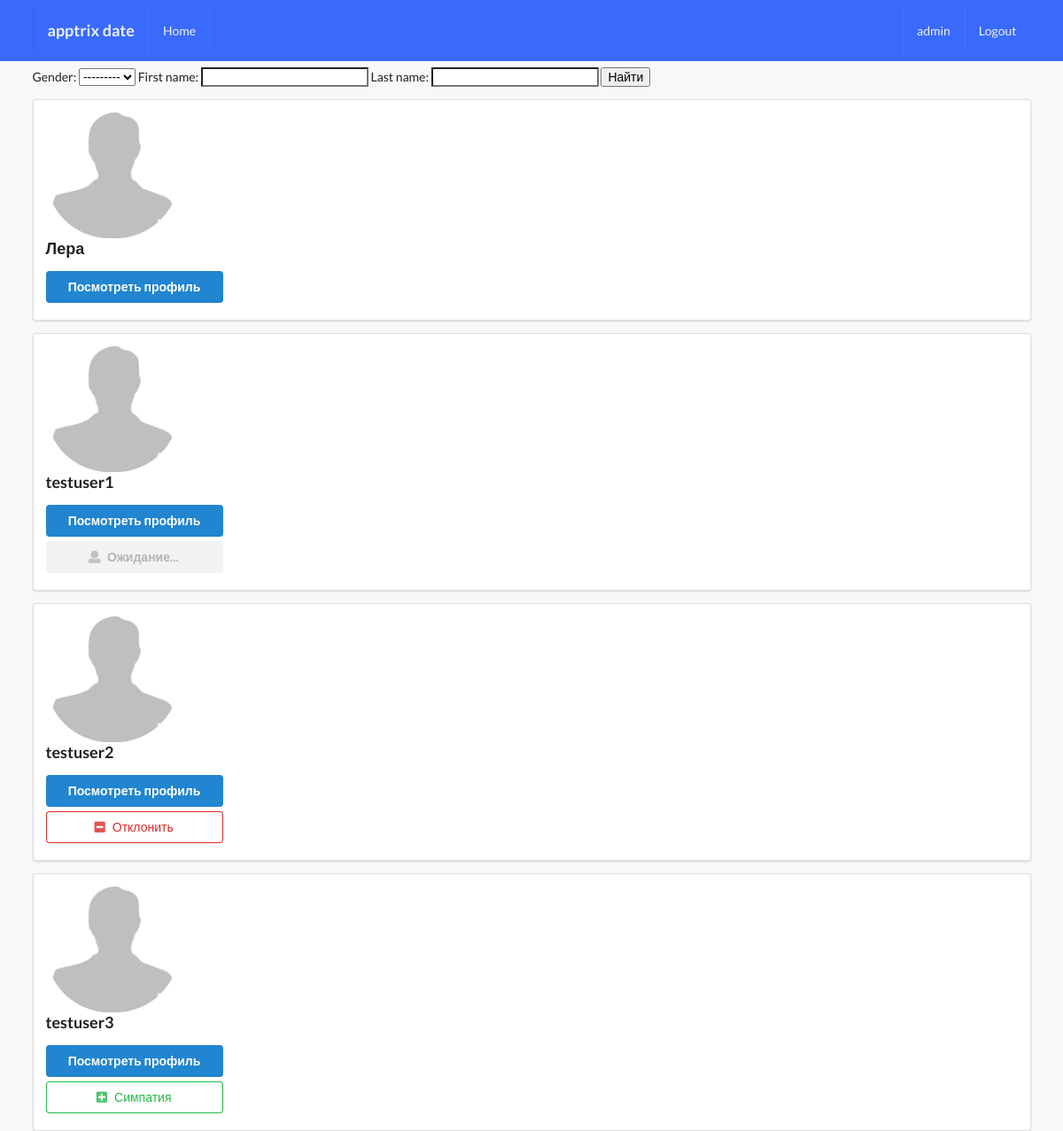
The app's page /profiles/all_profiles/ (signed in) with its own data.
### profiles/models.py (models this page shows, shortened)
class Profile(models.Model):
    GENDER_CHOICES = (
        ('М', 'муж'),
        ('Ж', 'жен'),
    )
    first_name = models.CharField(max_length=200, blank=True)
    last_name = models.CharField(max_length=200, blank=True)
    gender = models.CharField(max_length=1, choices=GENDER_CHOICES)
    user = models.OneToOneField(User, on_delete=models.CASCADE)
    avatar = models.ImageField(default='avatar.png', upload_to='avatars/')
    email = models.EmailField(max_length=200, blank=True)
    match = models.ManyToManyField(User, blank=True, related_name='match')
    objects = ProfileManager()

### profiles/views.py (the view)
# urls.py: path('all_profiles/', ProfileListView.as_view(), name='all-profiles-view'),
class ProfileListView(ListView):
    model = Profile
    template_name = 'profiles/profile_list.html'
    context_object_name = 'qs'
    queryset = Profile.objects.all()
    def get_queryset(self):
        qs = Profile.objects.get_all_profiles(self.request.user)
        return qs
    def get_context_data(self, **kwargs):
        context = super().get_context_data(**kwargs)
        user = User.objects.get(username__iexact=self.request.user) # iexact возвращает юзернейм без учета регистра знаков
        profile = Profile.objects.get(user=user) # получаем профиль юзера
        rel_r = Relationship.objects.filter(sender=profile) # список отправленных запросов на добавление в друзья
        rel_s = Relationship.objects.filter(receiver=profile) # список принятых запросов на добавление в друзья
        rel_receiver = []
        rel_sender = [] # пустые списки для добавления в них отправленных и принятых запросов в друзья
        for item in rel_r:
            rel_receiver.append(item.receiver.user)
        for item in rel_s:
            rel_sender.append(item.sender.user)
        context['rel_receiver'] = rel_receiver
        context['rel_sender'] = rel_sender
        context['is_empty'] = False
        if len(self.get_queryset()) == 0:
            context['is_empty'] = True
        context['filter'] = ProfileFilter(self.request.GET, queryset=self.get_queryset())
        return context

### profiles/models.py (called while the page is built)
    def get_all_profiles(self, me):
        profiles = Profile.objects.all().exclude(user=me) # все профили кроме себя
        return profiles

### profiles/templates/profiles/profile_list.html (shortened to what this page needs)
{% extends 'base.html' %}
{% block content %}
<form method="GET">
    {{ filter.form }}
    <input type="submit" value="Найти">
</form>
{% for obj in filter.qs %}
    <div class="ui segment">
        <div class="ui grid>">
            <div class="row">
                <div class="three wide column">
                    <img class="ui small circular image" src={{obj.avatar.url}}>
                </div>
                <div class="thirteen wide column">
                    <h3>{{obj.user}}</h3>
                    <a href="{% url 'profiles:profile-client' obj.pk %}"><button class="ui primary button mb-5 w-big">Посмотреть профиль</button></a>
                    <br>
                    {% if obj.user not in rel_receiver and obj.user not in rel_sender %}
                        <form action="{% url 'profiles:send-match' %}" method="POST">
                            <button type="submit" class="ui positive basic button mb-5 w-big"><i class="plus square icon"></i>Симпатия</button>
                        </form>
                    {% endif %}
                    {% if obj.user in rel_receiver and request.user not in obj.match.all %}
                        <button class="ui disabled button mb-5 w-big"><i class="user icon"></i>Ожидание...</button>
                    {% endif %}
                    {% if request.user in obj.match.all %}
                        <form action="{% url 'profiles:remove-match' %}" method="POST">
                            <button type="submit" class="ui negative basic button mb-5 w-big"><i class="minus square icon"></i>Отклонить</button>
                        </form>
                    {% endif %}
                </div>
            </div>
        </div>
    </div>
{% endfor %}
{% endblock content %}

### templates/main/navbar.html
<div class="ui inverted menu nav mb-7">
  <div class="ui container">
    <a href="" class="item">
        <h3>apptrix date</h3>
    </a>
    {% if request.user.is_authenticated %}
    <a href="" class="item">
        Home
    </a>
    {% endif %}
    <div class="right menu">
        {% if request.user.is_authenticated %}
            <a href="" class="item">
                 {{ request.user }}
            </a>
            <a href="" class="ui item">
                Logout
            </a>
        {% else %}
        <a href="" class="ui item">
                Login
            </a>
        {% endif %}
    </div>
  </div>
</div>

### static_project/style.css (style rules this page uses)
body { background: #F8F8F8 !important; }
.nav { border-radius: 0px !important; padding: 10px 0 10px 0 !important; background-color: #396afc !important; }
.mb-7 { margin-bottom: 7px !important; }
.mb-5 { margin-bottom: 5px !important; }
.w-big { width: 200px !important; }

### records on screen
Profile: avatar (placeholder picture), user "Лера"
Profile: avatar (placeholder picture), user "testuser1", shows "Ожидание..."
Profile: avatar (placeholder picture), user "testuser2"
Profile: avatar (placeholder picture), user "testuser3"

### other values on screen
{{ request.user }} "admin"
